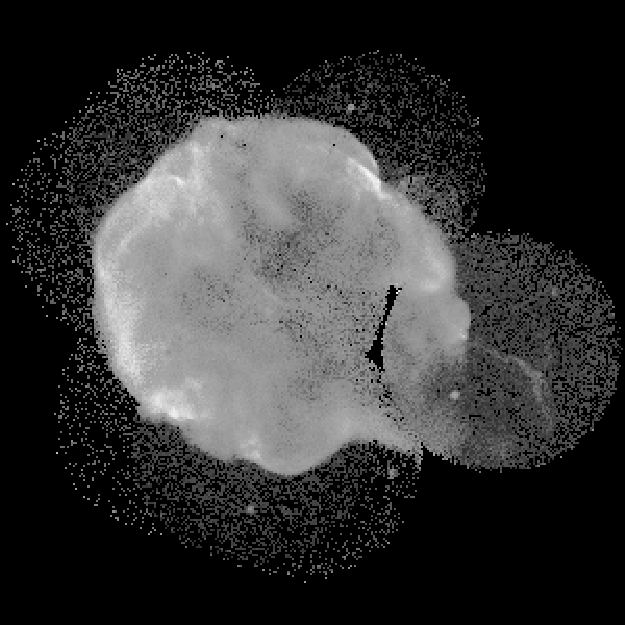
#> input picture imag2.jpg, 625 x 625 px, found by its file name
$ python hist_spec.py
#> lines starting #> are read from the running program, lines starting #| are printed output that depends on the picture
#> further down, image1 is the input picture: shape (625, 625, 3); min 0, max 253, mean 51.4
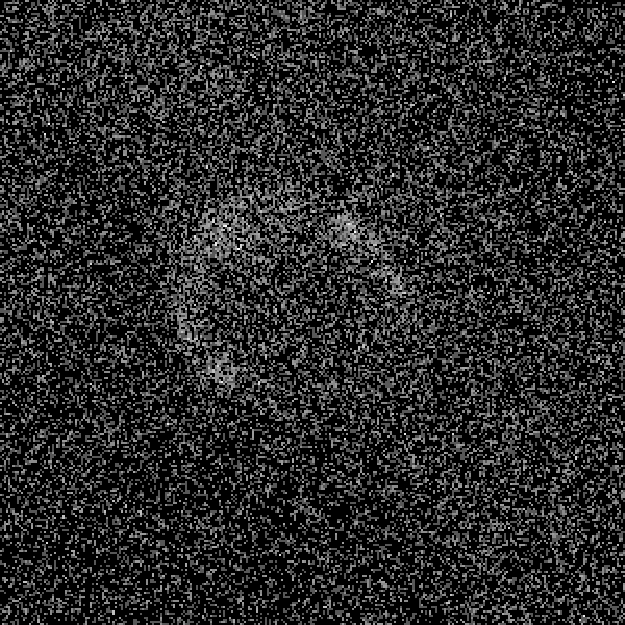
#> input picture imag3.jpg, 625 x 625 px, found by its file name
#> further down, image2 is the input picture: shape (625, 625, 3); min 0, max 255, mean 41.4
import cv2
import numpy as np

def near_values(array_img, final):

    # here we are finding the difference
    difference = array_img - final

    # We do not want less values so we dont consider the pixels having negative difference
    mask_neg_diff= np.ma.less_equal(difference, -1)

    if np.all(mask_neg_diff):

        # it finds the absolute difference
        min_index = np.abs(difference).argmin()

        # returns minimum index of  nearest ( if target is greater than any value)
        return min_index

    masked_diff = np.ma.masked_array(difference, mask_neg_diff)

    # returns the min value that is nearest
    return masked_diff.argmin()

def match_histogram(image1, image2):

    #find the shape of image1
    shape1 = image1.shape
#> shape1 = (625, 625, 3)

    #it converts image into an array
    image1 = image1.ravel()
    image2 = image2.ravel()

    # it  get the set of unique values and their indices and counts
    img_values, img_index, img_counts = np.unique(image1, return_inverse=True,return_counts=True)
#> img_values = 218 values from 0 to 253; img_counts = 218 values, max 683169 at index 0, min 3 at index 4, mean 5375.6
    img2_values, img2_counts = np.unique(image2, return_counts=True)
#> img2_values = 24 values from 0 to 255; img2_counts = 24 values, max 713544 at index 0, min 3 at index 20, mean 48828.1

    # Calculate sk for first image
    img_quantiles = np.cumsum(img_counts).astype(np.float64)
#> img_quantiles = 218 values from 683169 to 1171875
    img_quantiles /= img_quantiles[-1]
#> img_quantiles = 218 values from 0.583 to 1

    # Calculate sk for second image
    img2_quantiles = np.cumsum(img2_counts).astype(np.float64)
#> img2_quantiles = 24 values from 713544 to 1171875
    img2_quantiles /= img2_quantiles[-1]
#> img2_quantiles = 24 values from 0.609 to 1

    # Rounding off values
    img_round = np.around(img_quantiles*255)
#> img_round = 218 values from 149 to 255
    img2_round = np.around(img2_quantiles*255)
#> img2_round = 24 values from 155 to 255

    # Map the rounded values
    nearest=[]
    for data_values in img_round[:]:
        nearest.append(near_values(img2_round,data_values))
#> this loop made 218 passes
#> data_values on passes 1 to 3: 149, 150, 150
#> after the loop, nearest = 218 values from 0 to 15
    nearest = np.array(nearest,dtype='uint8')

    return nearest[img_index].reshape(shape1)
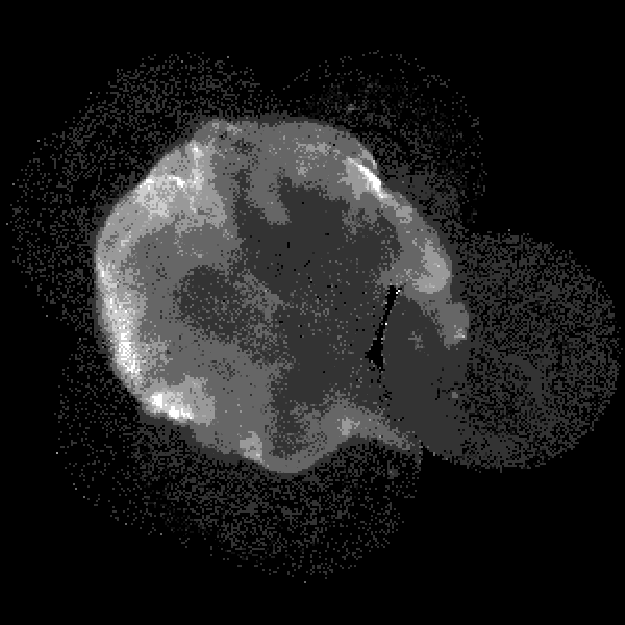
#> returned value: shape (625, 625, 3); min 0, max 15, mean 1.78; drawn with min black and max white


# reading the image and store it in image object
image1 = cv2.imread('c:\\Users\\User\\Downloads\\imag2.jpg')
image2 = cv2.imread('c:\\Users\\User\\Downloads\\imag3.jpg')


# It Do The Histogram Matching By Using User Define Function
finalimage = match_histogram(image1, image2)

# It Shows The Output Image
cv2.imshow('finalimage',np.array(finalimage,dtype='uint8'))
cv2.imshow('IMAGE 1',image1)
cv2.imshow('IMAGE 2',image2)

cv2.waitKey(0)
cv2.destroyAllWindows()
